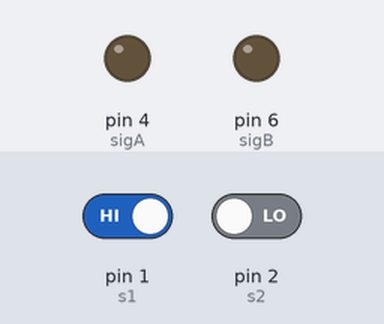
Simulated run of this sketch. Board: Arduino Uno, built with avr-gcc and run on an emulated ATmega328P. On the bench: output pins drawn as LEDs (lit = HIGH). Inputs (shaded band) come from the test bench; at power-on: pin 1 (s1) HIGH, pin 2 (s2) LOW.

Above: at 1.2 s.
1.3 s: pin 1 (s1) driven LOW
At 9.3 s:
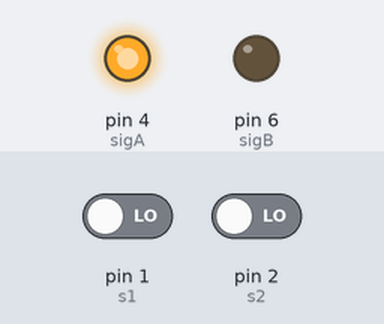
Timing chart, 0 to 10.3 s (numbered marks = the images above; inputs shaded):
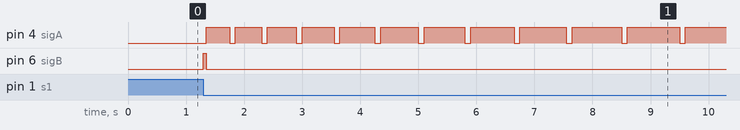

Measured:
- after the input at 1.3 s, pin 4 (sigA): LOW → HIGH after 0.05 s, then repeats every 0.55 s: LOW 0.10 s, HIGH 0.45 s; pin 6 (sigB): LOW → HIGH at once, → LOW 0.05 s later

The sketch:

B31DG_Assignment_1.ino
```cpp
//defining delay and pulse number parameters

//ward 4,1,9,4      rem(4/4)+1 = mode 1
#define a 400       //4*100uS
#define b 100       //1*100uS
#define c 13        //9+4
#define d 2000      //4*500uS
#define reg 50      //regular interval 50uS

//defining constant input and output pins
const int s1 = 1;   //switch 1 pin
const int s2 = 2;   //switch 2 pin
const int sigA = 4; //signal A pin
const int sigB = 6; //signal B pin

//integers used later for checking switch states and altering pulse number for Mode 1
int pulse;
int s1State;
int s2State;

//setup function
void setup() {

  //initialise input pins for switch 1 and 2
  pinMode(s1,INPUT);
  pinMode(s2,INPUT);

  //initialise output pins for signal A and B
  pinMode(sigA,OUTPUT);
  pinMode(sigB,OUTPUT);
}

//main loop
void loop() {

  //read switch high or low
  s1State = digitalRead(s1);
  s2State = digitalRead(s2);

  //switch 2 high - enable mode 1 signal (pulse number - 3)
  if(s2State == HIGH){
    pulse = c-3;
    SigAB();
  }

  //switch 1 low - enable signal A and B
  else if(s1State == LOW && s2State == LOW){
    pulse = c;
    SigAB();
  }
  //s1State == HIGH not defined, meaning a HIGH state will do nothing, ie will disable pulse stream
}

//signal A and B
void SigAB(){

  //signal B initial pulse
  digitalWrite(sigB, HIGH);
  delay(reg);
  digitalWrite(sigB, LOW);

  //signal A for loop
  for(int i = 0; i < pulse; i++){
    digitalWrite(sigA, HIGH);
    delay(a+reg*i);
    digitalWrite(sigA, LOW);
    delay(b);
   }

  //delay d between cycles
  delay(d);
}
```
